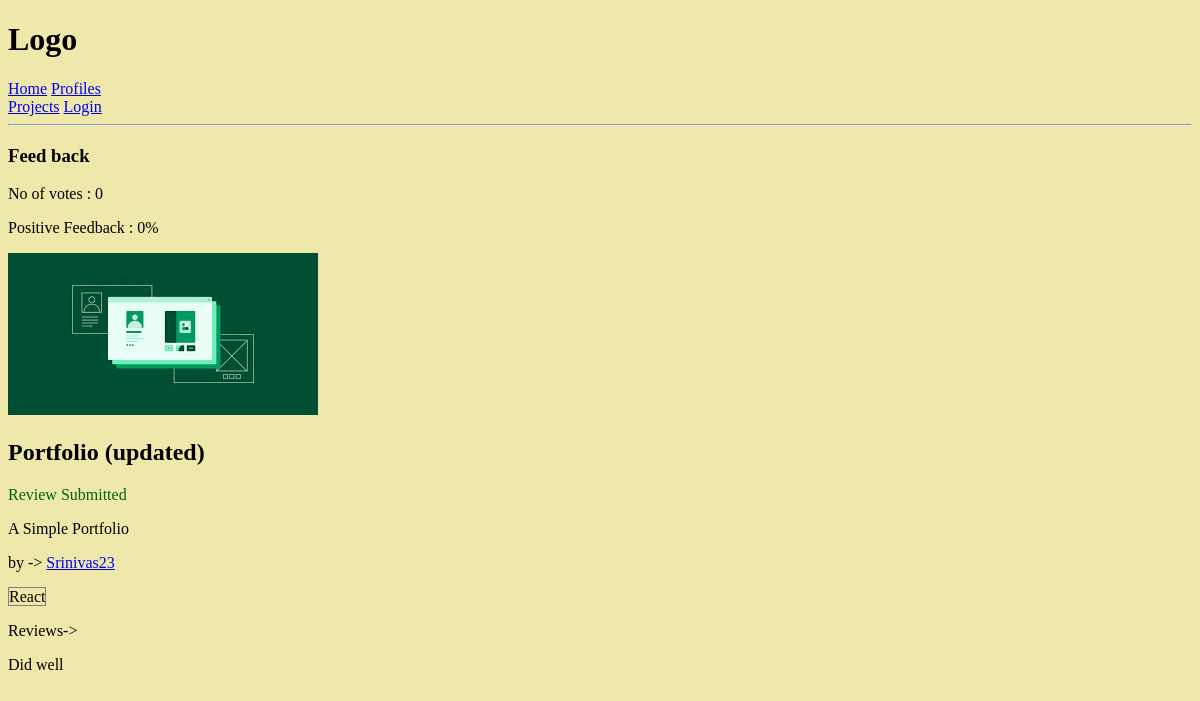
/projects/project/2, run on an earlier commit of the app's database.
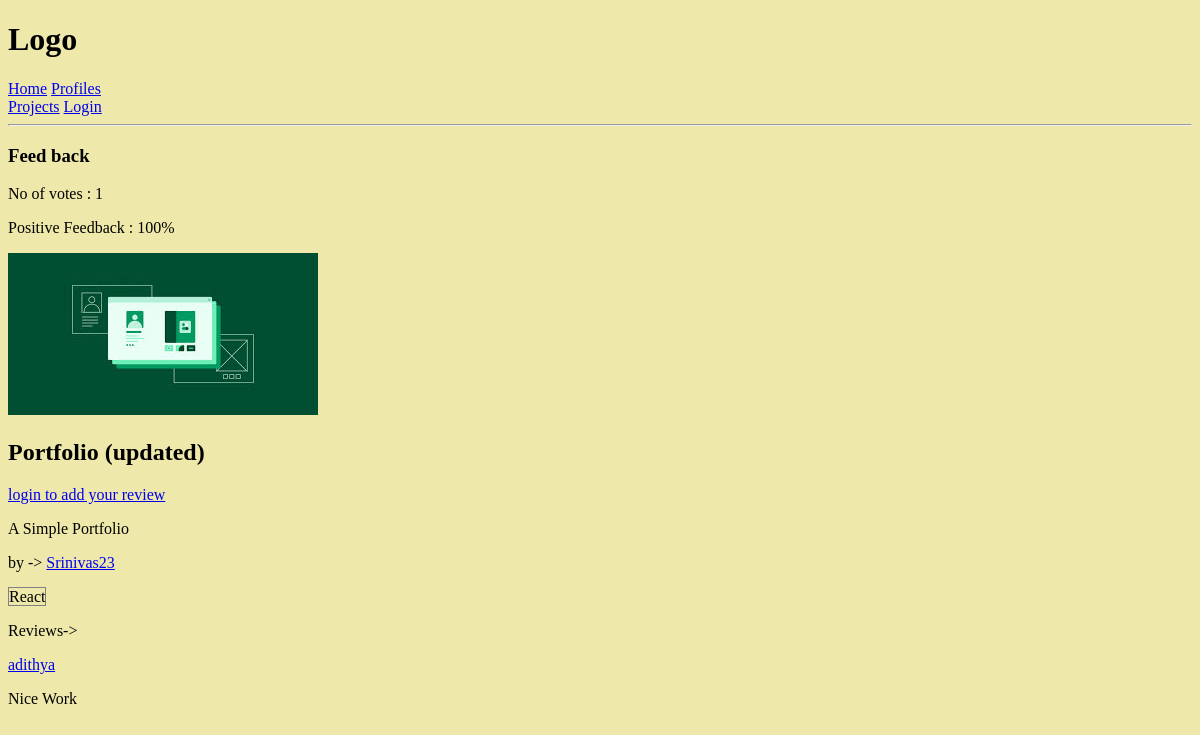
And on a later commit of the database.
### project1/models.py (models this page shows, shortened)
class Project(models.Model):
    owner = models.ForeignKey(Profile, null=True, blank=True, on_delete=models.SET_NULL)
    title = models.CharField(max_length=200)
    description = models.TextField(null=True, blank=True)
    project_image = models.ImageField(null=True, blank=True, default='default.jpg')
    demo_link = models.CharField(max_length=2000,null=True, blank=True)
    tags = models.ManyToManyField('Tag', blank=True)
    vote_total = models.IntegerField(default=0, null=True, blank=True)
    vote_ratio = models.IntegerField(default=0, null=True, blank=True)
    date = models.DateTimeField(auto_now_add=True)
    class Meta:
        ordering = ['-vote_ratio', '-vote_total', 'title']
    @property
    def reviewers(self):
        queryset = self.review_set.all().values_list('owner__id', flat = True)
        return queryset

class Tag(models.Model):
    name = models.CharField(max_length=200)
    created = models.DateField(auto_now_add=True)
    def __str__(self):
        return self.name

class Review(models.Model):
    VOTE_TYPE = (
        ('up', 'UP VOTE'),
        ('down', 'DOwn VOTE')
    )
    owner = models.ForeignKey(Profile, on_delete=models.CASCADE,null=True )
    project = models.ForeignKey(Project, on_delete=models.CASCADE)
    body = models.TextField(null=True, blank=True)
    value = models.CharField(max_length=200, choices=VOTE_TYPE)
    created = models.DateTimeField(auto_now_add=True)
    class Meta:
        unique_together = [['owner', 'project']]

### users/models.py (models this page shows)
class Profile(models.Model):
    user = models.OneToOneField(User, on_delete=models.CASCADE, null=True, blank=True)
    name = models.CharField(max_length=200, blank=True,null=True)
    email = models.EmailField(max_length=500, blank=True, null=True)
    username = models.CharField(max_length=200, blank=True,null=True)
    bio  = models.TextField(blank=True, null=True)
    profile_image = models.ImageField(null=True, blank=True, upload_to='profiles/', default='profiles/user-default.png')
    created_date = models.DateTimeField(auto_now_add=True)
    def __str__(self):
        return str(self.user.username)

### project1/views.py (the view)
# urls.py: path('project/<str:pk>', views.project2, name="project"),
def project2(request, pk):
    projectObj = Project.objects.get(id=pk)
    return render(request, 'project1/project2.html', {
        'project': projectObj
    })

### project1/templates/project1/project2.html
{% extends 'main.html'%} {% block content%}
<h3>  Feed back </h3>
<p>No of votes : {{project.vote_total}}</p>
<p>Positive Feedback : {{project.vote_ratio}}%</p>
<img style = "max-width: 500px;" src="{{project.project_image.url}}"" alt="project_image">
<h2>{{project.title}}</h2>
{% if request.user.profile.id in project.reviewers %}
   <p style="color: darkgreen;"> Review Submitted </p>
{% elif request.user.profile == project.owner %}
   <p> You are the owner of this project</p>
{% elif request.user.is_authenticated %}
<a href="{% url 'add-review' project.id %}"> ADD REVIEW ? </a> <br/>
{% else %}
<a href="{% url 'login' %}?next={{request.path}}"> login to add your review</a>
<br />
{% endif %}
<p>
  {{project.description}}
</p>
<p>
  by -> <a href="{% url 'user-profile' project.owner.id %}">{{project.owner}}</a>
</p>
{% for tag in project.tags.all %}
  <span style="border: 1px solid grey"> {{tag}} </span>
{%endfor%}
{% for review in project.review_set.all %}
{% if review.body %}
<br>
<p> Reviews-></p>
<a href="{% url 'user-profile' review.owner.id %}">{{review.owner.name}}</a>
<p>{{review.body|linebreaks}}</p>
{% endif %}
{%endfor%}
{%endblock content%}

What changed in the data, as far as the page shows it:
removed Review: body "Did well"
changed Project "Portfolio (updated)": vote_total "0" → "1"; vote_ratio "0" → "100"
added Review: owner.name "adithya", body "Nice Work"
Also different on the page:
text no longer shown: "Review Submitted"
text now shown: "login to add your review"
